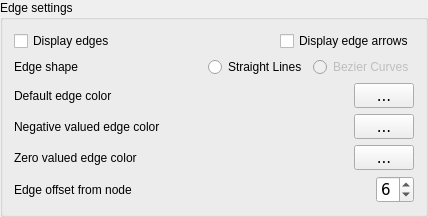
        <widget class="QGroupBox" name="groupBox_8">
         <property name="title">
          <string>Edge settings</string>
         </property>
         <layout class="QVBoxLayout" name="verticalLayout_2">
          <item>
           <layout class="QHBoxLayout" name="horizontalLayout_20">
            <item>
             <widget class="QCheckBox" name="edgesChkBox">
              <property name="minimumSize">
               <size>
                <width>260</width>
                <height>0</height>
               </size>
              </property>
              <property name="toolTip">
               <string>&lt;html&gt;&lt;head/&gt;&lt;body&gt;&lt;p&gt;&lt;span style=&quot; font-weight:600;&quot;&gt;Edges &lt;/span&gt;&lt;/p&gt;&lt;p&gt;Enable or disable displaying edges.&lt;/p&gt;&lt;p&gt;Any change will apply to all existing edges immediately.&lt;/p&gt;&lt;p&gt;&lt;br/&gt;&lt;/p&gt;&lt;/body&gt;&lt;/html&gt;</string>
              </property>
              <property name="layoutDirection">
               <enum>Qt::LeftToRight</enum>
              </property>
              <property name="text">
               <string>Display edges</string>
              </property>
             </widget>
            </item>
            <item>
             <widget class="QCheckBox" name="edgeArrowsChkBox">
              <property name="toolTip">
               <string>&lt;html&gt;&lt;head/&gt;&lt;body&gt;&lt;p&gt;&lt;span style=&quot; font-weight:600;&quot;&gt;Edges &lt;/span&gt;&lt;/p&gt;&lt;p&gt;Enable or disable displaying arrows in directed edges. Useful If you work with directional social network data. You can disable it if your network is undirected.&lt;/p&gt;&lt;p&gt;Any change will apply to all existing edges immediately and saved for all future sessions (until you change it again).&lt;/p&gt;&lt;p&gt;&lt;br/&gt;&lt;/p&gt;&lt;/body&gt;&lt;/html&gt;</string>
              </property>
              <property name="layoutDirection">
               <enum>Qt::LeftToRight</enum>
              </property>
              <property name="text">
               <string>Display edge arrows</string>
              </property>
             </widget>
            </item>
           </layout>
          </item>
          <item>
           <layout class="QHBoxLayout" name="horizontalLayout_14">
            <item>
             <widget class="QLabel" name="label_14">
              <property name="toolTip">
               <string>&lt;html&gt;&lt;head/&gt;&lt;body&gt;&lt;p&gt;&lt;span style=&quot; font-weight:600;&quot;&gt;Default edge shape&lt;/span&gt;&lt;/p&gt;&lt;p&gt;Select the default edge shape for all edges. &lt;/p&gt;&lt;p&gt;Edges can be either straight lines (default) or bezier curves.&lt;/p&gt;&lt;p&gt;This will apply to all existing edgesimmediately.&lt;/p&gt;&lt;p&gt;Once you press OK, the default edge shape will be saved and it will be used in all future SocNetV sessions.&lt;/p&gt;&lt;/body&gt;&lt;/html&gt;</string>
              </property>
              <property name="whatsThis">
               <string>&lt;html&gt;&lt;head/&gt;&lt;body&gt;&lt;p&gt;&lt;span style=&quot; font-weight:600;&quot;&gt;Default edge shape&lt;/span&gt;&lt;/p&gt;&lt;p&gt;Select the default edge shape for all edges. &lt;/p&gt;&lt;p&gt;Edges can be either straight lines (default) or bezier curves.&lt;/p&gt;&lt;p&gt;This will apply to all existing edgesimmediately.&lt;/p&gt;&lt;p&gt;Once you press OK, the default edge shape will be saved and it will be used in all future SocNetV sessions.&lt;/p&gt;&lt;/body&gt;&lt;/html&gt;</string>
              </property>
              <property name="text">
               <string>Edge shape</string>
              </property>
             </widget>
            </item>
            <item>
             <spacer name="horizontalSpacer_14">
              <property name="font">
               <font>
                <family>DejaVu Sans</family>
                <pointsize>11</pointsize>
               </font>
              </property>
              <property name="orientation">
               <enum>Qt::Horizontal</enum>
              </property>
              <property name="sizeHint" stdset="0">
               <size>
                <width>40</width>
                <height>20</height>
               </size>
              </property>
             </spacer>
            </item>
            <item>
             <widget class="QRadioButton" name="edgeShapeRadioStraightLine">
              <property name="toolTip">
               <string>&lt;html&gt;&lt;head/&gt;&lt;body&gt;&lt;p&gt;&lt;span style=&quot; font-weight:600;&quot;&gt;Default edge shape&lt;/span&gt;&lt;/p&gt;&lt;p&gt;Select the default edge shape for all edges. &lt;/p&gt;&lt;p&gt;Edges can be either straight lines (default) or bezier curves.&lt;/p&gt;&lt;p&gt;This will apply to all existing edgesimmediately.&lt;/p&gt;&lt;p&gt;Once you press OK, the default edge shape will be saved and it will be used in all future SocNetV sessions.&lt;/p&gt;&lt;/body&gt;&lt;/html&gt;</string>
              </property>
              <property name="whatsThis">
               <string>&lt;html&gt;&lt;head/&gt;&lt;body&gt;&lt;p&gt;&lt;span style=&quot; font-weight:600;&quot;&gt;Default edge shape&lt;/span&gt;&lt;/p&gt;&lt;p&gt;Select the default edge shape for all edges. &lt;/p&gt;&lt;p&gt;Edges can be either straight lines (default) or bezier curves.&lt;/p&gt;&lt;p&gt;This will apply to all existing edgesimmediately.&lt;/p&gt;&lt;p&gt;Once you press OK, the default edge shape will be saved and it will be used in all future SocNetV sessions.&lt;/p&gt;&lt;/body&gt;&lt;/html&gt;</string>
              </property>
              <property name="text">
               <string>Straight Lines</string>
              </property>
             </widget>
            </item>
            <item>
             <widget class="QRadioButton" name="edgeShapeRadioBezier">
              <property name="enabled">
               <bool>false</bool>
              </property>
              <property name="toolTip">
               <string>&lt;html&gt;&lt;head/&gt;&lt;body&gt;&lt;p&gt;&lt;span style=&quot; font-weight:600;&quot;&gt;Default edge shape&lt;/span&gt;&lt;/p&gt;&lt;p&gt;Select the default edge shape for all edges. &lt;/p&gt;&lt;p&gt;Edges can be either straight lines (default) or bezier curves.&lt;/p&gt;&lt;p&gt;This will apply to all existing edgesimmediately.&lt;/p&gt;&lt;p&gt;Once you press OK, the default edge shape will be saved and it will be used in all future SocNetV sessions.&lt;/p&gt;&lt;/body&gt;&lt;/html&gt;</string>
              </property>
              <property name="whatsThis">
               <string>&lt;html&gt;&lt;head/&gt;&lt;body&gt;&lt;p&gt;&lt;span style=&quot; font-weight:600;&quot;&gt;Default edge shape&lt;/span&gt;&lt;/p&gt;&lt;p&gt;Select the default edge shape for all edges. &lt;/p&gt;&lt;p&gt;Edges can be either straight lines (default) or bezier curves.&lt;/p&gt;&lt;p&gt;This will apply to all existing edgesimmediately.&lt;/p&gt;&lt;p&gt;Once you press OK, the default edge shape will be saved and it will be used in all future SocNetV sessions.&lt;/p&gt;&lt;/body&gt;&lt;/html&gt;</string>
              </property>
              <property name="text">
               <string>Bezier Curves</string>
              </property>
             </widget>
            </item>
           </layout>
          </item>
          <item>
           <layout class="QHBoxLayout" name="horizontalLayout_13">
            <item>
             <widget class="QLabel" name="label_13">
              <property name="toolTip">
               <string>&lt;html&gt;&lt;head/&gt;&lt;body&gt;&lt;p&gt;&lt;span style=&quot; font-weight:600;&quot;&gt;Edge color&lt;/span&gt;&lt;/p&gt;&lt;p&gt;Click the colored button on the right to select a new color for all edges.&lt;/p&gt;&lt;p&gt;Any change to this setting will apply to all existing edges immediately.&lt;/p&gt;&lt;p&gt;This is a permanent setting. Once you press OK, it will be saved and used in all future SocNetV sessions as default edge color. Until you change it again.&lt;/p&gt;&lt;/body&gt;&lt;/html&gt;</string>
              </property>
              <property name="whatsThis">
               <string>&lt;html&gt;&lt;head/&gt;&lt;body&gt;&lt;p&gt;&lt;span style=&quot; font-weight:600;&quot;&gt;Edge color&lt;/span&gt;&lt;/p&gt;&lt;p&gt;Click the colored button on the right to select a new color for all edges.&lt;/p&gt;&lt;p&gt;Any change to this setting will apply to all existing edges immediately.&lt;/p&gt;&lt;p&gt;This is a permanent setting. Once you press OK, it will be saved and used in all future SocNetV sessions as default edge color. Until you change it again.&lt;/p&gt;&lt;/body&gt;&lt;/html&gt;</string>
              </property>
              <property name="text">
               <string>Default edge color</string>
              </property>
             </widget>
            </item>
            <item>
             <spacer name="horizontalSpacer_13">
              <property name="font">
               <font>
                <family>DejaVu Sans</family>
                <pointsize>11</pointsize>
               </font>
              </property>
              <property name="orientation">
               <enum>Qt::Horizontal</enum>
              </property>
              <property name="sizeHint" stdset="0">
               <size>
                <width>40</width>
                <height>20</height>
               </size>
              </property>
             </spacer>
            </item>
            <item>
             <widget class="QToolButton" name="edgeColorBtn">
              <property name="minimumSize">
               <size>
                <width>60</width>
                <height>25</height>
               </size>
              </property>
              <property name="font">
               <font>
                <family>DejaVu Sans</family>
                <pointsize>11</pointsize>
               </font>
              </property>
              <property name="cursor">
               <cursorShape>PointingHandCursor</cursorShape>
              </property>
              <property name="toolTip">
               <string>&lt;html&gt;&lt;head/&gt;&lt;body&gt;&lt;p&gt;&lt;span style=&quot; font-weight:600;&quot;&gt;Edge color&lt;/span&gt;&lt;/p&gt;&lt;p&gt;Click to select a new color for all edges.&lt;/p&gt;&lt;p&gt;Any change to this setting will apply to all existing edges immediately.&lt;/p&gt;&lt;p&gt;This is a permanent setting. Once you press OK, it will be saved and used in all future SocNetV sessions as default edge color. Until you change it again.&lt;/p&gt;&lt;/body&gt;&lt;/html&gt;</string>
              </property>
              <property name="whatsThis">
               <string>&lt;html&gt;&lt;head/&gt;&lt;body&gt;&lt;p&gt;&lt;span style=&quot; font-weight:600;&quot;&gt;Edge color&lt;/span&gt;&lt;/p&gt;&lt;p&gt;Click to select a new color for all edges.&lt;/p&gt;&lt;p&gt;Any change to this setting will apply to all existing edges immediately.&lt;/p&gt;&lt;p&gt;This is a permanent setting. Once you press OK, it will be saved and used in all future SocNetV sessions as default edge color. Until you change it again.&lt;/p&gt;&lt;/body&gt;&lt;/html&gt;</string>
              </property>
              <property name="text">
               <string>...</string>
              </property>
              <property name="iconSize">
               <size>
                <width>60</width>
                <height>20</height>
               </size>
              </property>
             </widget>
            </item>
           </layout>
          </item>
          <item>
           <layout class="QHBoxLayout" name="horizontalLayout_17">
            <item>
             <widget class="QLabel" name="label_17">
              <property name="toolTip">
               <string>&lt;html&gt;&lt;head/&gt;&lt;body&gt;&lt;p&gt;&lt;span style=&quot; font-weight:600;&quot;&gt;Negative edge color&lt;/span&gt;&lt;/p&gt;&lt;p&gt;Click the colored button at the right corner to select a new color for negative weighted edges.&lt;/p&gt;&lt;p&gt;Any change to this setting will apply to all existing &amp;quot;negative&amp;quot; edges immediately.&lt;/p&gt;&lt;p&gt;This is a permanent setting. Once you press OK, it will be saved and used in all future SocNetV sessions as default edge color for &amp;quot;negative&amp;quot; edges. Until you change it again.&lt;/p&gt;&lt;/body&gt;&lt;/html&gt;</string>
              </property>
              <property name="whatsThis">
               <string>&lt;html&gt;&lt;head/&gt;&lt;body&gt;&lt;p&gt;&lt;span style=&quot; font-weight:600;&quot;&gt;Negative edge color&lt;/span&gt;&lt;/p&gt;&lt;p&gt;Click the colored button at the right corner to select a new color for negative weighted edges.&lt;/p&gt;&lt;p&gt;Any change to this setting will apply to all existing &amp;quot;negative&amp;quot; edges immediately.&lt;/p&gt;&lt;p&gt;This is a permanent setting. Once you press OK, it will be saved and used in all future SocNetV sessions as default edge color for &amp;quot;negative&amp;quot; edges. Until you change it again.&lt;/p&gt;&lt;/body&gt;&lt;/html&gt;</string>
              </property>
              <property name="text">
               <string>Negative valued edge color</string>
              </property>
             </widget>
            </item>
            <item>
             <spacer name="horizontalSpacer_17">
              <property name="font">
               <font>
                <family>DejaVu Sans</family>
                <pointsize>11</pointsize>
               </font>
              </property>
              <property name="orientation">
               <enum>Qt::Horizontal</enum>
              </property>
              <property name="sizeHint" stdset="0">
               <size>
                <width>40</width>
                <height>20</height>
               </size>
              </property>
             </spacer>
            </item>
            <item>
             <widget class="QToolButton" name="edgeColorNegativeBtn">
              <property name="minimumSize">
               <size>
                <width>60</width>
                <height>25</height>
               </size>
              </property>
              <property name="font">
               <font>
                <family>DejaVu Sans</family>
                <pointsize>11</pointsize>
               </font>
              </property>
              <property name="cursor">
               <cursorShape>PointingHandCursor</cursorShape>
              </property>
              <property name="toolTip">
               <string>&lt;html&gt;&lt;head/&gt;&lt;body&gt;&lt;p&gt;&lt;span style=&quot; font-weight:600;&quot;&gt;Negative edge color&lt;/span&gt;&lt;/p&gt;&lt;p&gt;Click this button to select a new default edge color for all negative weighted edges.&lt;/p&gt;&lt;p&gt;Any change to this setting will apply to all existing &amp;quot;negative&amp;quot; edges immediately.&lt;/p&gt;&lt;p&gt;This is a permanent setting. Once you press OK, it will be saved and used in all future SocNetV sessions as default color for &amp;quot;negative&amp;quot; edges. Until you change it again.&lt;/p&gt;&lt;/body&gt;&lt;/html&gt;</string>
              </property>
              <property name="whatsThis">
               <string>&lt;html&gt;&lt;head/&gt;&lt;body&gt;&lt;p&gt;&lt;span style=&quot; font-weight:600;&quot;&gt;Negative edge color&lt;/span&gt;&lt;/p&gt;&lt;p&gt;Click this button to select a new default edge color for all negative weighted edges.&lt;/p&gt;&lt;p&gt;Any change to this setting will apply to all existing &amp;quot;negative&amp;quot; edges immediately.&lt;/p&gt;&lt;p&gt;This is a permanent setting. Once you press OK, it will be saved and used in all future SocNetV sessions as default color for &amp;quot;negative&amp;quot; edges. Until you change it again.&lt;/p&gt;&lt;/body&gt;&lt;/html&gt;</string>
              </property>
              <property name="text">
               <string>...</string>
              </property>
              <property name="iconSize">
               <size>
                <width>60</width>
                <height>20</height>
               </size>
              </property>
             </widget>
            </item>
           </layout>
          </item>
          <item>
           <layout class="QHBoxLayout" name="horizontalLayout_21">
            <item>
             <widget class="QLabel" name="label_20">
              <property name="toolTip">
               <string>&lt;html&gt;&lt;head/&gt;&lt;body&gt;&lt;p&gt;&lt;span style=&quot; font-weight:600;&quot;&gt;Zero edge color&lt;/span&gt;&lt;/p&gt;&lt;p&gt;Click the colored button at the right corner to select a new color for edges with zero weights.&lt;/p&gt;&lt;p&gt;ATTTENTION:  Zero-valued edges are being omittted during network analysis computations.  This setting is available for those that have data  (i.e. weighted edge lists) with zero weights on some edges and they still need to draw those edges, despite the fact that they will not be considered in any SNA computation by SocNetV.&lt;/p&gt;&lt;p&gt;Any change to this setting will apply to all existing &amp;quot;zero&amp;quot; edges immediately.&lt;/p&gt;&lt;p&gt;This is a permanent setting. Once you press OK, it will be saved and used in all future SocNetV sessions as default edge color for &amp;quot;zero&amp;quot; edges. Until you change it again.&lt;/p&gt;&lt;/body&gt;&lt;/html&gt;</string>
              </property>
              <property name="whatsThis">
               <string>&lt;html&gt;&lt;head/&gt;&lt;body&gt;&lt;p&gt;&lt;span style=&quot; font-weight:600;&quot;&gt;Zero edge color&lt;/span&gt;&lt;/p&gt;&lt;p&gt;Click the colored button at the right corner to select a new color for edges with zero weights.&lt;/p&gt;&lt;p&gt;ATTTENTION: Zero-valued edges are being omittted during network analysis computations. This setting is available for those that have data (i.e. weighted edge lists) with zero weights on some edges and they still need to draw those edges, despite the fact that they will not be considered in any SNA computation by SocNetV.&lt;/p&gt;&lt;p&gt;Any change to this setting will apply to all existing &amp;quot;zero&amp;quot; edges immediately.&lt;/p&gt;&lt;p&gt;This is a permanent setting. Once you press OK, it will be saved and used in all future SocNetV sessions as default edge color for &amp;quot;zero&amp;quot; edges. Until you change it again.&lt;/p&gt;&lt;/body&gt;&lt;/html&gt;</string>
              </property>
              <property name="text">
               <string>Zero valued edge color</string>
              </property>
             </widget>
            </item>
            <item>
             <spacer name="horizontalSpacer_20">
              <property name="font">
               <font>
                <family>DejaVu Sans</family>
                <pointsize>11</pointsize>
               </font>
              </property>
              <property name="orientation">
               <enum>Qt::Horizontal</enum>
              </property>
              <property name="sizeHint" stdset="0">
               <size>
                <width>40</width>
                <height>20</height>
               </size>
              </property>
             </spacer>
            </item>
            <item>
             <widget class="QToolButton" name="edgeColorZeroBtn">
              <property name="minimumSize">
               <size>
                <width>60</width>
                <height>25</height>
               </size>
              </property>
              <property name="font">
               <font>
                <family>DejaVu Sans</family>
                <pointsize>11</pointsize>
               </font>
              </property>
              <property name="cursor">
               <cursorShape>PointingHandCursor</cursorShape>
              </property>
              <property name="toolTip">
               <string>&lt;html&gt;&lt;head/&gt;&lt;body&gt;&lt;p&gt;&lt;span style=&quot; font-weight:600;&quot;&gt;Zero edge color&lt;/span&gt;&lt;/p&gt;&lt;p&gt;Click this button to select a new color for edges with zero weights.&lt;/p&gt;&lt;p&gt;ATTTENTION: Zero-valued edges are being omittted during network analysis computations. This setting is available for those that have data (i.e. weighted edge lists) with zero weights on some edges and they still need to draw those edges, despite the fact that they will not be considered in any SNA computation by SocNetV.&lt;/p&gt;&lt;p&gt;Any change to this setting will apply to all existing &amp;quot;zero&amp;quot; edges immediately.&lt;/p&gt;&lt;p&gt;This is a permanent setting. Once you press OK, it will be saved and used in all future SocNetV sessions as default edge color for &amp;quot;zero&amp;quot; edges. Until you change it again.&lt;/p&gt;&lt;/body&gt;&lt;/html&gt;</string>
              </property>
              <property name="whatsThis">
               <string>&lt;html&gt;&lt;head/&gt;&lt;body&gt;&lt;p&gt;&lt;span style=&quot; font-weight:600;&quot;&gt;Zero edge color&lt;/span&gt;&lt;/p&gt;&lt;p&gt;Click this button to select a new color for edges with zero weights.&lt;/p&gt;&lt;p&gt;ATTTENTION: Zero-valued edges are being omittted during network analysis computations. This setting is available for those that have data (i.e. weighted edge lists) with zero weights on some edges and they still need to draw those edges, despite the fact that they will not be considered in any SNA computation by SocNetV.&lt;/p&gt;&lt;p&gt;Any change to this setting will apply to all existing &amp;quot;zero&amp;quot; edges immediately.&lt;/p&gt;&lt;p&gt;This is a permanent setting. Once you press OK, it will be saved and used in all future SocNetV sessions as default edge color for &amp;quot;zero&amp;quot; edges. Until you change it again.&lt;/p&gt;&lt;/body&gt;&lt;/html&gt;</string>
              </property>
              <property name="text">
               <string>...</string>
              </property>
              <property name="iconSize">
               <size>
                <width>60</width>
                <height>20</height>
               </size>
              </property>
             </widget>
            </item>
           </layout>
          </item>
          <item>
           <layout class="QHBoxLayout" name="horizontalLayout_24">
            <item>
             <widget class="QLabel" name="label_23">
              <property name="text">
               <string>Edge offset from node</string>
              </property>
             </widget>
            </item>
            <item>
             <spacer name="horizontalSpacer_23">
              <property name="font">
               <font>
                <family>DejaVu Sans</family>
                <pointsize>11</pointsize>
               </font>
              </property>
              <property name="orientation">
               <enum>Qt::Horizontal</enum>
              </property>
              <property name="sizeHint" stdset="0">
               <size>
                <width>40</width>
                <height>20</height>
               </size>
              </property>
             </spacer>
            </item>
            <item>
             <widget class="QSpinBox" name="edgeOffsetFromNodeSpin">
              <property name="font">
               <font>
                <family>DejaVu Sans</family>
                <pointsize>11</pointsize>
               </font>
              </property>
              <property name="cursor">
               <cursorShape>SizeVerCursor</cursorShape>
              </property>
              <property name="toolTip">
               <string>&lt;html&gt;&lt;head/&gt;&lt;body&gt;&lt;p&gt;&lt;span style=&quot; font-weight:600;&quot;&gt;Edge offset from node &lt;/span&gt;&lt;/p&gt;&lt;p&gt;Changes the offset of each edge from each source and target nodes. rs.&lt;/p&gt;&lt;p&gt;Any change to this setting will apply to all existing edges immediately.&lt;/p&gt;&lt;p&gt;This is a permanent setting. Once you press OK, it will be saved and used in all future SocNetV sessions when creating new edges.&lt;/p&gt;&lt;/body&gt;&lt;/html&gt;</string>
              </property>
              <property name="whatsThis">
               <string>&lt;html&gt;&lt;head/&gt;&lt;body&gt;&lt;p&gt;&lt;span style=&quot; font-weight:600;&quot;&gt;Edge offset from node &lt;/span&gt;&lt;/p&gt;&lt;p&gt;Changes the offset of each edge from each source and target nodes. rs.&lt;/p&gt;&lt;p&gt;Any change to this setting will apply to all existing edges immediately.&lt;/p&gt;&lt;p&gt;This is a permanent setting. Once you press OK, it will be saved and used in all future SocNetV sessions when creating new edges.&lt;/p&gt;&lt;/body&gt;&lt;/html&gt;</string>
              </property>
              <property name="minimum">
               <number>1</number>
              </property>
              <property name="maximum">
               <number>8</number>
              </property>
              <property name="value">
               <number>6</number>
              </property>
             </widget>
            </item>
           </layout>
          </item>
         </layout>
        </widget>
